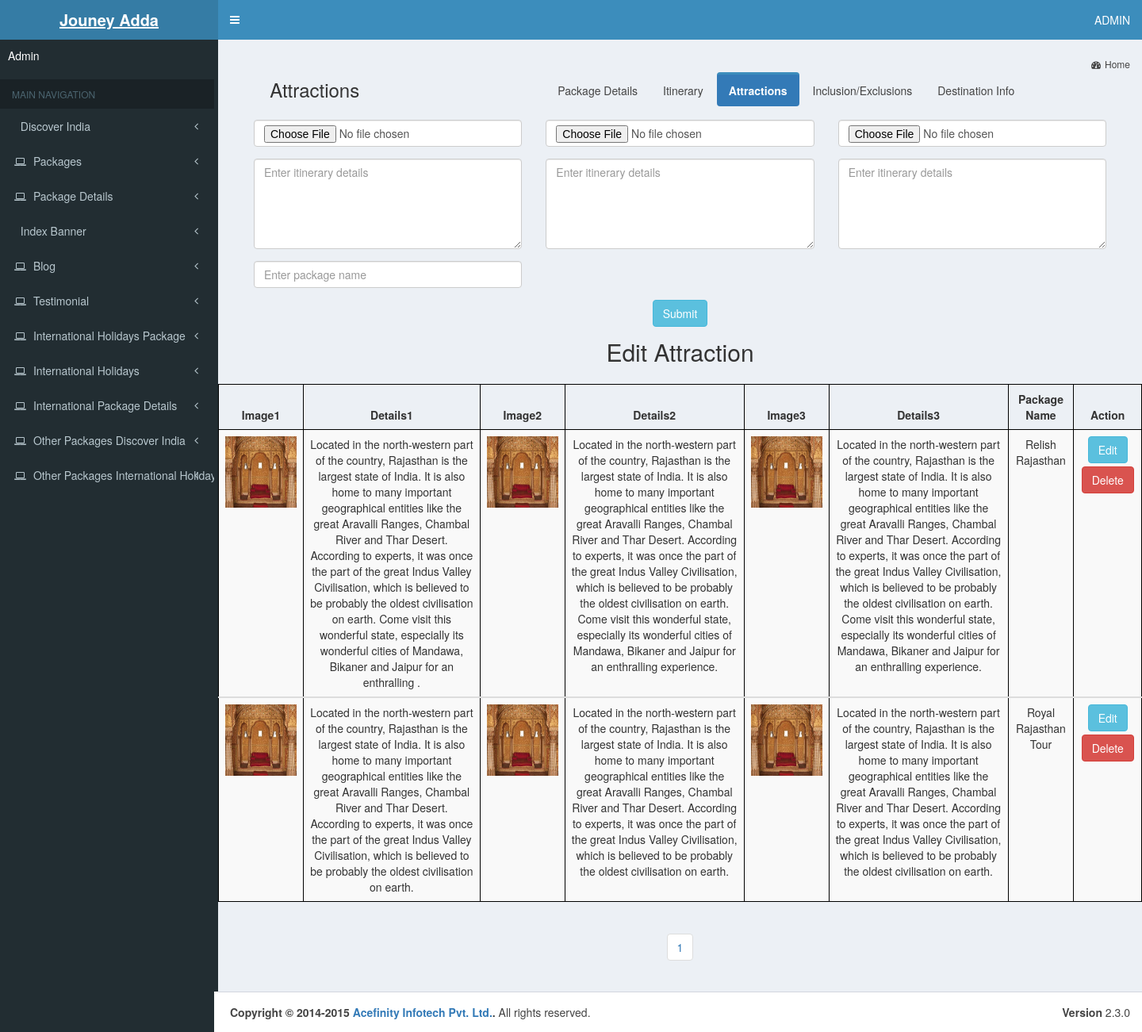
The app's page /admin-journey/attractions.php with its own data.
### tables this page shows
CREATE TABLE `attractions` (
  `id` int(225) NOT NULL,
  `image1` varchar(2000) NOT NULL,
  `image2` varchar(2000) NOT NULL,
  `image3` varchar(2000) NOT NULL,
  `detail1` varchar(5000) NOT NULL,
  `detail2` varchar(5000) NOT NULL,
  `detail3` varchar(5000) NOT NULL,
  `package_name` varchar(5000) NOT NULL
);

### admin-journey/attractions.php (the view, shortened to what this page needs)
<?php
include("connect.php");
include("includes/header.php");
include("includes/left_sidebar.php");
$limit=8;
if (isset($_GET["page"])) { $page  = $_GET["page"]; } else { $page=1; };
$start_from = ($page-1) * $limit;
$query="select * from attractions ORDER BY id ASC LIMIT $start_from, $limit";
$data=mysqli_query($conn,$query);
?>
 <link rel="stylesheet" href="https://maxcdn.bootstrapcdn.com/bootstrap/3.3.7/css/bootstrap.min.css">
      <div class="content-wrapper">
        <section class="content-header">
          <ol class="breadcrumb">
          <li><a href="dashboard.php"><i class="fa fa-dashboard"></i>Home</a></li>
          </ol>
        </section>
        <section class="content">
          <div class="row">
            <div class="col-lg-12">
            <div class="col-md-12 member">
              <div class="form-group pb20 col-md-4"><h3 style="margin-left:6%;">Attractions</h3></div><div class="container col-md-8" style="margin-top:1%;">
  <ul class="nav nav-pills">
    <li id="package"><a href="package_details.php">Package Details</a></li>
    <li ><a href="itinerary.php">Itinerary</a></li>
    <li class="active"><a href="attractions.php">Attractions</a></li>
    <li><a href="inclusion.php">Inclusion/Exclusions</a></li>
    <li><a href="destination.php">Destination Info</a></li>
  </ul>
</div>
</div>
<div class="col-md-12">
               <form name="image" action="attractions.php" method="post" enctype="multipart/form-data">
              <div class="form-group col-md-4">
              <input type="file" class="form-control" name="fileupload" placeholder="package name" required>
                 </div>
                 <div class="form-group col-md-4">
              <input type="file" class="form-control" name="fileupload1" placeholder="package name" required>
                 </div>
               <div class="form-group col-md-4">
              <input type="file" class="form-control" name="fileupload2" placeholder="package name" required>
                 </div>
                 <div class="form-group col-md-4">
              <textarea class="form-control" name="about1" placeholder="Enter itinerary details" rows="5" required></textarea>
                 </div>
                 <div class="form-group col-md-4">
              <textarea class="form-control" name="about2" placeholder="Enter itinerary details" rows="5" required></textarea>
                 </div>
                 <div class="form-group col-md-4">
              <textarea class="form-control" name="about3" placeholder="Enter itinerary details" rows="5" required></textarea>
                 </div>
				   <div class="form-group col-md-4">
              <input type="text" class="form-control" name="package" placeholder="Enter package name" required>
                 </div>
                 <div class="form-group col-md-12" style="text-align:center;"><input type="submit" class="btn btn-info" value="Submit" name="submit" ></div>
                </form>
                </div>
       </div>
       <h2 style="text-align:center;margin-top:3%;margin-bottom:2%;">Edit Attraction</h2>
	   <div class="table-responsive">
       <table class="table table-striped table-bordered text-center " style="width:1600px;">
         <thead>
            <tr>
             <th>Image1</th>
			 <th>Details1</th>
              <th>Image2</th>
			  <th>Details2</th>
               <th>Image3</th>
			   <th>Details3</th>
               <th>Package Name</th>
               <th>Action</th>
             </tr>
<?php
while($row=mysqli_fetch_assoc($data))
{
$id=$row["id"];
$image1=$row["image1"];
$image2=$row["image2"];
$image3=$row["image3"];
$package_name=$row["package_name"];
$detail1=$row["detail1"];
$detail2=$row["detail2"];
$detail3=$row["detail3"];
?>
         <tbody>
            <tr>
              <td><img src="<?php echo $image1;?>" height="90" width="90"></td>
              <td><?php echo $detail1;?></td>
               <td ><img src="<?php echo $image2;?>" height="90" width="90"></td>
              <td ><?php echo $detail2;?></td>
			  <td><img src="<?php echo $image3;?>" height="90" width="90"></td>
              <td><?php echo $detail3;?></td>
               <td ><?php echo $package_name;?></td>
              <td>
              <a href="edit_attraction.php?e_id=<?php echo $id;?>"><button class="btn btn-info" style="margin-bottom:4px;">Edit</button></a>
<a href="delete_attraction.php?d_id=<?php echo $id?>"><button  class="btn btn-danger">Delete</button></a>
</td>
           </tr>
         </tbody>
<?php }?>
       </table>
	   </div>
       <div class="text-center">
       <?php
$sql = "SELECT COUNT(id) FROM attractions";
$data = mysqli_query($conn, $sql);
$row = mysqli_fetch_row($data);
$total_records = $row[0];
$total_pages = ceil($total_records / $limit);
$pagLink = "<nav><ul class='pagination'>";
for ($i=1; $i<=$total_pages; $i++) {
             $pagLink .= "<li><a href='attractions.php?page=".$i."'>".$i."</a></li>";
};
echo $pagLink . "</ul></nav>";
?>
      </div>
      </div>
          </div>
      </div>
 <?php include("includes/footer.php"); ?>

### admin-journey/attractions.php (style rules this page uses)
.table-bordered { border: 1px solid #000; }
.table-bordered>thead>tr>th, .table-bordered>tbody>tr>td { border:1px solid #000; }

### records on screen
attractions: image1 (picture), detail1 "Located in the north-western part of the country, Rajasthan is the largest state of India. It is also home to many important geographical entities like the great Aravalli Ranges, Chambal River and Thar Desert. According to experts, it was once the part of the great Indus Valley Civilisation, which is believed to be probably the oldest civilisation on earth. Come visit this wonderful state, especially its wonderful cities of Mandawa, Bikaner and Jaipur for an enthralling .", image2 (picture), detail2 "Located in the north-western part of the country, Rajasthan is the largest state of India. It is also home to many important geographical entities like the great Aravalli Ranges, Chambal River and Thar Desert. According to experts, it was once the part of the great Indus Valley Civilisation, which is believed to be probably the oldest civilisation on earth. Come visit this wonderful state, especially its wonderful cities of Mandawa, Bikaner and Jaipur for an enthralling experience.", image3 (picture), detail3 "Located in the north-western part of the country, Rajasthan is the largest state of India. It is also home to many important geographical entities like the great Aravalli Ranges, Chambal River and Thar Desert. According to experts, it was once the part of the great Indus Valley Civilisation, which is believed to be probably the oldest civilisation on earth. Come visit this wonderful state, especially its wonderful cities of Mandawa, Bikaner and Jaipur for an enthralling experience.", package_name "Relish Rajasthan"
attractions: image1 (picture), detail1 "Located in the north-western part of the country, Rajasthan is the largest state of India. It is also home to many important geographical entities like the great Aravalli Ranges, Chambal River and Thar Desert. According to experts, it was once the part of the great Indus Valley Civilisation, which is believed to be probably the oldest civilisation on earth.", image2 (picture), detail2 "Located in the north-western part of the country, Rajasthan is the largest state of India. It is also home to many important geographical entities like the great Aravalli Ranges, Chambal River and Thar Desert. According to experts, it was once the part of the great Indus Valley Civilisation, which is believed to be probably the oldest civilisation on earth.", image3 (picture), detail3 "Located in the north-western part of the country, Rajasthan is the largest state of India. It is also home to many important geographical entities like the great Aravalli Ranges, Chambal River and Thar Desert. According to experts, it was once the part of the great Indus Valley Civilisation, which is believed to be probably the oldest civilisation on earth.", package_name "Royal Rajasthan Tour"
